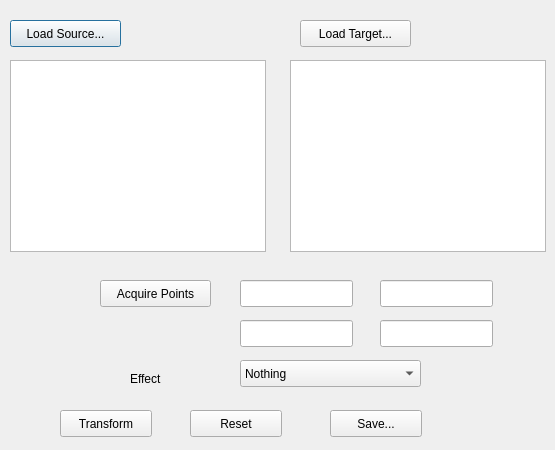
<?xml version="1.0" encoding="UTF-8"?>
<ui version="4.0">
 <class>Dialog</class>
 <widget class="QDialog" name="Dialog">
  <property name="geometry">
   <rect>
    <x>0</x>
    <y>0</y>
    <width>555</width>
    <height>450</height>
   </rect>
  </property>
  <property name="windowTitle">
   <string>Dialog</string>
  </property>
  <widget class="QPushButton" name="pushButton">
   <property name="geometry">
    <rect>
     <x>10</x>
     <y>20</y>
     <width>111</width>
     <height>27</height>
    </rect>
   </property>
   <property name="text">
    <string>Load Source...</string>
   </property>
  </widget>
  <widget class="QPushButton" name="pushButton_2">
   <property name="geometry">
    <rect>
     <x>300</x>
     <y>20</y>
     <width>111</width>
     <height>27</height>
    </rect>
   </property>
   <property name="text">
    <string>Load Target...</string>
   </property>
  </widget>
  <widget class="QPushButton" name="pushButton_3">
   <property name="geometry">
    <rect>
     <x>100</x>
     <y>280</y>
     <width>111</width>
     <height>27</height>
    </rect>
   </property>
   <property name="mouseTracking">
    <bool>false</bool>
   </property>
   <property name="text">
    <string>Acquire Points</string>
   </property>
   <property name="checkable">
    <bool>true</bool>
   </property>
  </widget>
  <widget class="QLineEdit" name="lineEdit">
   <property name="geometry">
    <rect>
     <x>240</x>
     <y>280</y>
     <width>113</width>
     <height>27</height>
    </rect>
   </property>
  </widget>
  <widget class="QLineEdit" name="lineEdit_2">
   <property name="geometry">
    <rect>
     <x>380</x>
     <y>280</y>
     <width>113</width>
     <height>27</height>
    </rect>
   </property>
  </widget>
  <widget class="QLineEdit" name="lineEdit_3">
   <property name="geometry">
    <rect>
     <x>380</x>
     <y>320</y>
     <width>113</width>
     <height>27</height>
    </rect>
   </property>
  </widget>
  <widget class="QLineEdit" name="lineEdit_4">
   <property name="geometry">
    <rect>
     <x>240</x>
     <y>320</y>
     <width>113</width>
     <height>27</height>
    </rect>
   </property>
  </widget>
  <widget class="QLabel" name="label">
   <property name="geometry">
    <rect>
     <x>130</x>
     <y>370</y>
     <width>62</width>
     <height>17</height>
    </rect>
   </property>
   <property name="text">
    <string>Effect</string>
   </property>
  </widget>
  <widget class="QGraphicsView" name="graphicsView">
   <property name="geometry">
    <rect>
     <x>10</x>
     <y>60</y>
     <width>256</width>
     <height>192</height>
    </rect>
   </property>
  </widget>
  <widget class="QGraphicsView" name="graphicsView_2">
   <property name="geometry">
    <rect>
     <x>290</x>
     <y>60</y>
     <width>256</width>
     <height>192</height>
    </rect>
   </property>
  </widget>
  <widget class="QComboBox" name="comboBox">
   <property name="geometry">
    <rect>
     <x>240</x>
     <y>360</y>
     <width>181</width>
     <height>27</height>
    </rect>
   </property>
   <item>
    <property name="text">
     <string>Nothing</string>
    </property>
   </item>
   <item>
    <property name="text">
     <string>Rotate 90</string>
    </property>
   </item>
   <item>
    <property name="text">
     <string>Rotate 180</string>
    </property>
   </item>
   <item>
    <property name="text">
     <string>Rotate 270</string>
    </property>
   </item>
   <item>
    <property name="text">
     <string>Flip Horizontally</string>
    </property>
   </item>
   <item>
    <property name="text">
     <string>Flip Vertically</string>
    </property>
   </item>
   <item>
    <property name="text">
     <string>Transpose</string>
    </property>
   </item>
  </widget>
  <widget class="QPushButton" name="pushButton_4">
   <property name="geometry">
    <rect>
     <x>60</x>
     <y>410</y>
     <width>92</width>
     <height>27</height>
    </rect>
   </property>
   <property name="text">
    <string>Transform</string>
   </property>
  </widget>
  <widget class="QPushButton" name="pushButton_5">
   <property name="geometry">
    <rect>
     <x>190</x>
     <y>410</y>
     <width>92</width>
     <height>27</height>
    </rect>
   </property>
   <property name="text">
    <string>Reset</string>
   </property>
  </widget>
  <widget class="QPushButton" name="pushButton_6">
   <property name="geometry">
    <rect>
     <x>330</x>
     <y>410</y>
     <width>92</width>
     <height>27</height>
    </rect>
   </property>
   <property name="text">
    <string>Save...</string>
   </property>
  </widget>
 </widget>
 <resources/>
 <connections/>
</ui>
